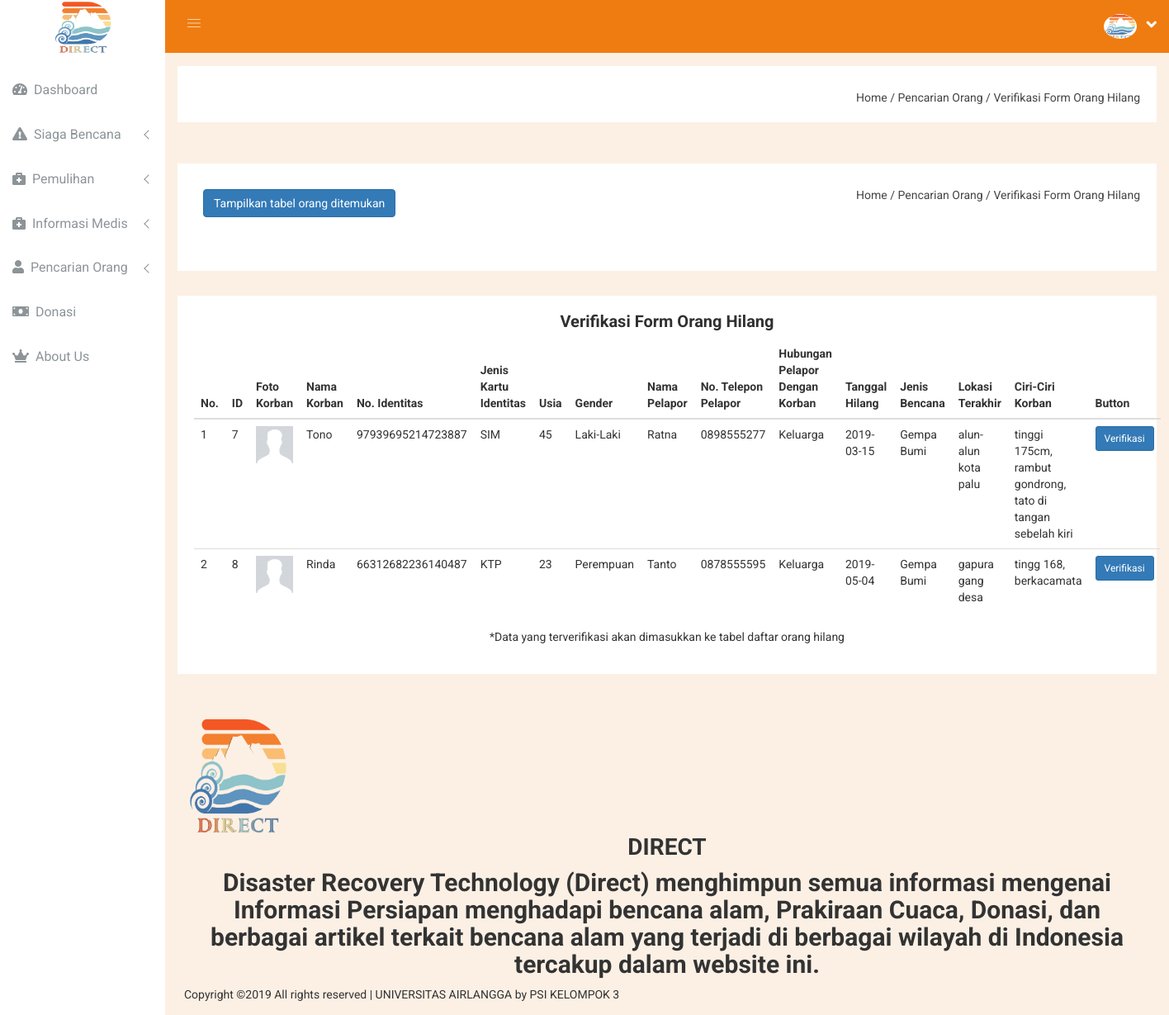
Page /main.php?module=verifikasi_form on the committed database.
### tables this page shows
CREATE TABLE `orang_hilang` (
  `id` int(11) NOT NULL,
  `nama_korban` varchar(50) NOT NULL,
  `no_identitas` varchar(20) NOT NULL,
  `jenis_kartu_identitas` varchar(20) NOT NULL,
  `usia` int(3) NOT NULL,
  `gender` varchar(10) NOT NULL,
  `nama_pelapor` varchar(50) NOT NULL,
  `no_telepon_pelapor` varchar(15) NOT NULL,
  `hubungan_pelapor` varchar(15) NOT NULL,
  `tanggal_hilang` date NOT NULL,
  `jenis_bencana` varchar(20) NOT NULL,
  `lokasi_terakhir` varchar(50) NOT NULL,
  `ciri_ciri_korban` varchar(200) NOT NULL,
  `status` varchar(50) NOT NULL,
  `foto_korban` varchar(100) NOT NULL
);

### main.php (called while the page is built, shortened)
<?php
include('module/index.php');
?>

### module/module/verifikasi_form.php (the view, shortened to what this page needs)
<div class="breadcome-area">
	<div class="container-fluid">
		<div class="row">
			<div class="col-lg-12 col-md-12 col-sm-12 col-xs-12">
				<div class="breadcome-list">
					<div class="row">
						<div class="col-lg-6 col-md-6 col-sm-6 col-xs-12">
						</div>
						<div class="col-lg-6 col-md-6 col-sm-6 col-xs-12">
							<ul class="breadcome-menu">
								<li><a href="?module=dashboard">Home</a> <span class="bread-slash">/</span>
								</li>
								<li><span class="bread-blod">Pencarian Orang / </span>
								</li>
								<li><span class="bread-blod">Verifikasi Form Orang Hilang</span>
								</li>
							</ul>
						</div>
					</div>
				</div>
			</div>
		</div>
	</div>
</div>
<?php
require('config/db.php');
$data_orang_hilang = mysqli_query($con, "SELECT * FROM orang_hilang WHERE status='Belum Diverifikasi'");
?>
<div class="breadcome-area">
	<div class="container-fluid">
		<div class="row">
			<div class="col-lg-12 col-md-12 col-sm-12 col-xs-12">
				<div class="breadcome-list">
					<div class="row">
						<div class="col-lg-6 col-md-6 col-sm-6 col-xs-12">
							<div class="breadcome-heading">
								<div class="container">
									<div class="row justify-content-center">
										<div class="col-sm-10">
											<div style="padding:10px" class="row justify-content-center">
												<nav class="navbar navbar-light bg-light ">
													<button class="btn btn-md btn-primary" id="show_tabel_ditemukan" type="button">Tampilkan tabel orang ditemukan</button>
												</nav>
											</div>
										</div>
									</div>
								</div>
							</div>
						</div>
						<div class="col-lg-6 col-md-6 col-sm-6 col-xs-12">
							<ul class="breadcome-menu">
								<li><a href="?module=dashboard">Home</a> <span class="bread-slash">/</span>
								</li>
								<li><span class="bread-blod">Pencarian Orang / </span>
								</li>
								<li><span class="bread-blod">Verifikasi Form Orang Hilang</span>
								</li>
							</ul>
						</div>
					</div>
				</div>
			</div>
		</div>
	</div>
</div>
<div class="data-table-area mg-b-15" id=tabel_org_hilang>
	<div class="container-fluid">
		<div class="row">
			<div class="col-lg-12 col-md-12 col-sm-12 col-xs-12">
				<div class="sparkline12-list mg-b-30">
					<div class="sparkline12-hd">
						<div class="main-sparkline12-hd">
							<h1 align="center">Verifikasi Form Orang Hilang</h1>
						</div>
					</div>
					<div class="sparkline12-graph">
						<div class="static-table-list">
							<table class="table hover-table" >
								<thead>
									<tr>
										<th>No.</th>
										<th>ID</th>
										<th>Foto Korban</th>
										<th>Nama Korban</th>
										<th>No. Identitas</th>
										<th>Jenis Kartu Identitas</th>
										<th>Usia</th>
										<th>Gender</th>
										<th>Nama Pelapor</th>
										<th>No. Telepon Pelapor</th>
										<th>Hubungan Pelapor Dengan Korban</th>
										<th>Tanggal Hilang</th>
										<th>Jenis Bencana</th>
										<th>Lokasi Terakhir</th>
										<th>Ciri-Ciri Korban</th>
										<th>Button</th>
									</tr>
								</thead>
								<tbody>
									<?php
									$no_korban=1;
									while($user_data = mysqli_fetch_array($data_orang_hilang)) {
										echo "<tr>";
										echo "<td>".$no_korban++."</td>";
										echo "<td>".$user_data['id']."</td>";
										echo "<td><img src='foto_org_hilang/".$user_data['foto_korban']."' alt="." border="."3"." height="."100"." width="."300"." ></td>";
										echo "<td>".$user_data['nama_korban']."</td>";
										echo "<td>".$user_data['no_identitas']."</td>";
										echo "<td>".$user_data['jenis_kartu_identitas']."</td>";
										echo "<td>".$user_data['usia']."</td>";
										echo "<td>".$user_data['gender']."</td>";
										echo "<td>".$user_data['nama_pelapor']."</td>";
										echo "<td>".$user_data['no_telepon_pelapor']."</td>";
										echo "<td>".$user_data['hubungan_pelapor']."</td>";
										echo "<td>".$user_data['tanggal_hilang']."</td>";
										echo "<td>".$user_data['jenis_bencana']."</td>";
										echo "<td>".$user_data['lokasi_terakhir']."</td>";
										echo "<td>".$user_data['ciri_ciri_korban']."</td>";
										echo "<td><form action='' method='post'>
										<input type='hidden' name='idkorban' value='".$user_data['id']."'>
										<button type='submit' name='verif_hilang' class='btn btn-primary btn-sm'>Verifikasi</button>
									</form></td>";
								}
								?>
							</tbody>
						</table>
						<br>
						<p align="center">
							*Data yang terverifikasi akan dimasukkan ke tabel daftar orang hilang
						</p>
					</div>
				</div>
			</div>
		</div>
	</div>
</div>
</div>

### back-end/css/main.css (style rules this page uses)
html { color: #222; font-size: 1em; line-height: 1.4; }
audio, canvas, iframe, img, svg, video { vertical-align: middle; }

### rows in the picture
orang_hilang: id "7", foto_korban (placeholder picture), nama_korban "Tono", no_identitas "97939695214723887", jenis_kartu_identitas "SIM", usia "45", gender "Laki-Laki", nama_pelapor "Ratna", no_telepon_pelapor "0898555277", hubungan_pelapor "Keluarga", tanggal_hilang "2019-03-15", jenis_bencana "Gempa Bumi", lokasi_terakhir "alun-alun kota palu", ciri_ciri_korban "tinggi 175cm, rambut gondrong, tato di tangan sebelah kiri"
orang_hilang: id "8", foto_korban (placeholder picture), nama_korban "Rinda", no_identitas "66312682236140487", jenis_kartu_identitas "KTP", usia "23", gender "Perempuan", nama_pelapor "Tanto", no_telepon_pelapor "0878555595", hubungan_pelapor "Keluarga", tanggal_hilang "2019-05-04", jenis_bencana "Gempa Bumi", lokasi_terakhir "gapura gang desa", ciri_ciri_korban "tingg 168, berkacamata"
